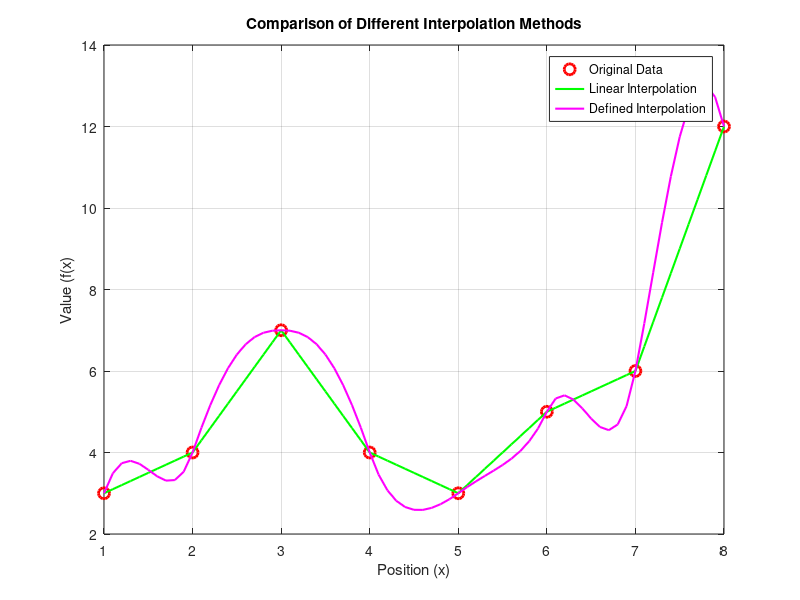

The MATLAB script that drew this image:
clc
clear
close all

% Define original data points
x = 1:8;
f = [3 4 7 4 3 5 6 12];

% Define interpolation points
xi = 1:0.1:8; % Interpolate between original data points

%% Linear Interpolation Function 1: Linear Interpolation

g1 = @(x) (1 - abs(x)) .* (abs(x) <= 1); % Linear interpolation weights
Fi1 = zeros(size(xi));
fi1 = zeros(size(xi));
for j = 1:length(xi)
    for i = 1 : 8
        fi1(j)= g1(xi(j)-i).*f(i);
        Fi1(j)=Fi1(j) + fi1(j);
    end
end


%% Linear Interpolation Function 2: Defined Interpolation
g2 = @(x) cos(pi/2 * abs(x)) .* (abs(x) <= 1)-(pi/2) *(abs(x)^3 - 5*abs(x)^2 + 8*abs(x)-4).* (abs(x) <= 2 && abs(x) > 1); % Cubic interpolation weights
Fi2 = zeros(size(xi));
fi2 = zeros(size(xi));
for j = 1:length(xi)
    for i = 1 : 8
        fi2(j)= g2(xi(j)-i).*f(i);
        Fi2(j)=Fi2(j) + fi2(j);
    end
end

%% Determine whether F2 is differentiable or not 
F2_derivative = diff(Fi2);

if ~any(isnan(F2_derivative))
    disp('F2(x) is differentiable');
else
    disp('F2(x) is not differentiable');
end

%% Plot original data and results of different interpolation methods
figure;
plot(x, f, 'ro', 'MarkerSize', 8, 'LineWidth', 2, 'DisplayName', 'Original Data');
hold on;
plot(xi, Fi1, 'g-', 'LineWidth', 1.5, 'DisplayName', 'Linear Interpolation');
plot(xi, Fi2, 'm-', 'LineWidth', 1.5, 'DisplayName', 'Defined Interpolation');
xlabel('Position (x)');
ylabel('Value (f(x)');
title('Comparison of Different Interpolation Methods');
legend('Location', 'Best');
grid on;
hold off;
